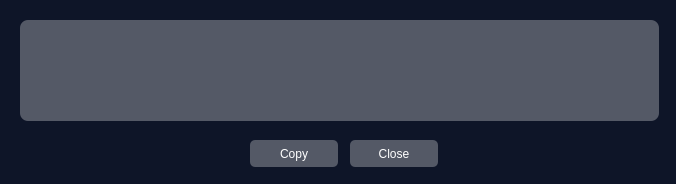
<?xml version="1.0" encoding="UTF-8"?>
<ui version="4.0">
 <class>Dialog</class>
 <widget class="QDialog" name="Dialog">
  <property name="geometry">
   <rect>
    <x>0</x>
    <y>0</y>
    <width>676</width>
    <height>184</height>
   </rect>
  </property>
  <property name="windowTitle">
   <string>Transaction ID</string>
  </property>
  <property name="styleSheet">
   <string notr="true">#Dialog {
	background: #0e1528;
}</string>
  </property>
  <widget class="QWidget" name="gridLayoutWidget">
   <property name="geometry">
    <rect>
     <x>20</x>
     <y>20</y>
     <width>639</width>
     <height>101</height>
    </rect>
   </property>
   <layout class="QGridLayout" name="gridLayout">
    <item row="0" column="0">
     <widget class="QLabel" name="label">
      <property name="styleSheet">
       <string notr="true">QLabel {
	background-color: #545966;
	color: white;
	border-radius: 8px;
}</string>
      </property>
      <property name="text">
       <string/>
      </property>
      <property name="alignment">
       <set>Qt::AlignCenter</set>
      </property>
     </widget>
    </item>
   </layout>
  </widget>
  <widget class="QPushButton" name="copy_button">
   <property name="geometry">
    <rect>
     <x>250</x>
     <y>140</y>
     <width>88</width>
     <height>27</height>
    </rect>
   </property>
   <property name="contextMenuPolicy">
    <enum>Qt::NoContextMenu</enum>
   </property>
   <property name="styleSheet">
    <string notr="true">QPushButton {
	background-color: #545966;
	color: white;
	padding: 5px 5px;
	border: none;
	border-radius: 5px;
}
QPushButton:hover {
	background-color: #c2c4c9;
	color: black;
	padding: 5px 5px;
	border: none;
}</string>
   </property>
   <property name="text">
    <string>Copy</string>
   </property>
  </widget>
  <widget class="QPushButton" name="close_button">
   <property name="geometry">
    <rect>
     <x>350</x>
     <y>140</y>
     <width>88</width>
     <height>27</height>
    </rect>
   </property>
   <property name="styleSheet">
    <string notr="true">QPushButton {
	background-color: #545966;
	color: white;
	padding: 5px 5px;
	border: none;
	border-radius: 5px;
}
QPushButton:hover {
	background-color: #c2c4c9;
	color: black;
	padding: 5px 5px;
	border: none;
}</string>
   </property>
   <property name="text">
    <string>Close</string>
   </property>
  </widget>
 </widget>
 <resources/>
 <connections/>
</ui>
